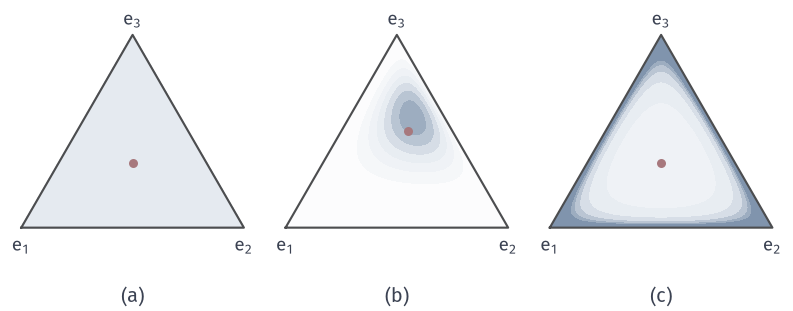

This figure's Python source:
"""Dirichlet densities on the simplex p1+p2+p3=1 (equilateral-triangle chart, density w.r.t. (p1,p2)).
(a) alpha=(1,1,1): constant 2; (b) alpha=(2,3,5): peak near the mode (1/7,2/7,4/7), mean (0.2,0.3,0.5) red;
(c) alpha=(0.5,0.5,0.5): density grows towards edges and corners (colour clipped at 3).
White-to-blue scale, darker = larger; each panel uses its own levels."""
from pathlib import Path
import sys, math
sys.path.insert(0, str(Path(__file__).resolve().parents[1]/'mvd-common'))
from mvd_fig import *
import matplotlib.tri as mtri

def dens(P, a):
    lc = math.lgamma(sum(a))-sum(math.lgamma(x) for x in a)
    return np.exp(lc+sum((ai-1)*np.log(P[:, i]) for i, ai in enumerate(a)))
N = 120; pts = []
for i in range(N+1):
    for j in range(N+1-i):
        pts.append((i/N, j/N, 1-(i+j)/N))
P = np.clip(np.array(pts), 1e-4, 1); P /= P.sum(1, keepdims=True)
x, y = tri_xy(P); T = mtri.Triangulation(x, y)
fig, axes = figure(width_mm=112, height_mm=44, ncols=3)
panel(fig, left=.01, right=.99, top=.98, bottom=.14, wspace=.06)
cases = [((1, 1, 1), [0, 2.0001, 2.0002]), ((2, 3, 5), np.linspace(0, 11.2, 9)), ((.5, .5, .5), np.r_[np.linspace(0, 3, 9)[:-1], 3.001])]
facts = {}
for ax, (a, lev) in zip(axes, cases):
    f = dens(P, a); facts[str(a)] = float(dens(np.array([[.2, .3, .5]]), a)[0])
    if a == (1, 1, 1):
        ax.tripcolor(T, np.full_like(f, 2.), cmap=FIELD, vmin=0, vmax=4, shading='gouraud')
    else:
        ax.tricontourf(T, np.minimum(f, lev[-1]*.999), levels=lev, cmap=FIELD)
    tri_frame(ax, labels=('$e_1$', '$e_2$', '$e_3$'))
    m = np.array(a)/sum(a); mx, my = tri_xy(m); dot(ax, float(mx), float(my), ms=3.6)
tags(fig, axes)
save(fig, HERE(__file__), 'figure', {'density_at_(.2,.3,.5)': facts})
